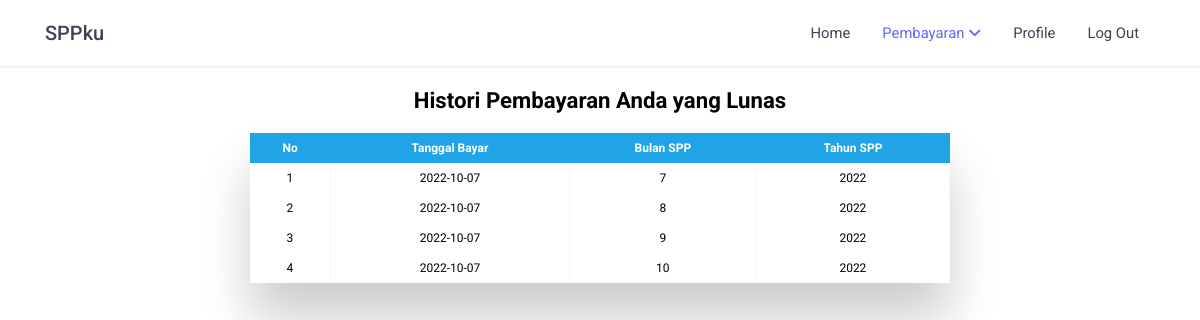
Screenshot of /siswa/historipembayaran.php (signed in) with the database file from the repository.
### tables this page shows
CREATE TABLE `pembayaran` (
  `id_pembayaran` int(11) NOT NULL,
  `id_petugas` int(11) NOT NULL,
  `NISN` char(10) NOT NULL,
  `jatuh_tempo` date NOT NULL,
  `tgl_bayar` date NOT NULL,
  `bulan_spp` int(2) NOT NULL,
  `id_spp` int(11) NOT NULL,
  `tahun_spp` int(4) NOT NULL,
  `foto_bukti` varchar(255) NOT NULL,
  `keterangan` enum('lunas','belum lunas') NOT NULL
);

### siswa/historipembayaran.php (the view, shortened to what this page needs)
<?php
$nisn=$_SESSION['NISN'];
if ($_SESSION['status_login']==false) {
  header('location: ../login/login.php');
}else{
?>
<!DOCTYPE html>
<html lang="en">
<head>
  <link rel="stylesheet" href="style.css?<?php echo time(); ?>">
  <link href='https://unpkg.com/boxicons@2.0.9/css/boxicons.min.css' rel='stylesheet'>
</head>
<body>
<nav class="navbar">
  <div class="container">
    <div class="navbar-header">
      <a href="#">
        <h4>SPPku</h4>
      </a>
    </div>
    <div class="navbar-menu" id="open-navbar1">
      <ul class="navbar-nav">
        <li ><a href="dashboard.php">Home</a></li>
        <li class="navbar-dropdown active">
          <a href="#" class="dropdown-toggler" data-dropdown="my-dropdown-id">
            Pembayaran <i class="fa fa-angle-down"></i>
          </a>
        </li>
        <li><a href="profile.php">Profile</a></li>
        <li><a href="logout.php">Log Out</a></li>
      </ul>
    </div>
  </div>
</nav>
<?php
include "koneksi.php";
$his=mysqli_query($conn, "select * from pembayaran a join siswa b using(NISN) where keterangan like 'lunas' and NISN=$nisn ");
$row=mysqli_num_rows($his);
if($row==0){
    echo "Belum ada transaksi";
}elseif($row>0){
?>
<h2 class="title">Histori Pembayaran Anda yang Lunas</h2>
<div class="table-wrapper">
    <table class="fl-table">
        <thead>
        <tr>
        <th>No</th>
        <th>Tanggal Bayar</th>
        <th>Bulan SPP</th>
        <th>Tahun SPP</th>
        </tr>
        </thead>
        <tbody>
        <?php
$no=0;
while($histori = mysqli_fetch_array($his)){
    $no++;
?>
        <td><?=$no?></td>
        <td><?=$histori['tgl_bayar']?></td>
        <td><?=$histori['bulan_spp']?></td>
        <td><?=$histori['tahun_spp']?> </td>
        <tbody>
        <?php
      }
?>
    </table>
</div>
<?php
      }
?>
</body>
</html>
<?php
}
?>

### siswa/style.css (style rules this page uses)
* { box-sizing: border-box; padding: 0; margin: 0; }
body { font-family: 'Roboto', sans-serif; font-size: 0.925rem; }
a { text-decoration: none; }
.container { width: 1170px; position: relative; margin-left: auto; margin-right: auto; padding-left: 15px; padding-right: 15px; }
.navbar, .navbar > .container { width: 100%; display: flex; flex-wrap: wrap; align-items: center; justify-content: space-between; }
.navbar { box-shadow: 0 1px 2px 0 rgba(0, 0, 0, 0.05); background-color: #fff; padding: 1rem 1.15rem; border-bottom: 1px solid #eceef3; }
@media (min-width: 576px) { .navbar .container { max-width: 540px; } }
@media (min-width: 768px) { .navbar .container { max-width: 720px; } }
@media (min-width: 992px) { .navbar .container { max-width: 960px; } }
@media (min-width: 1200px) { .navbar .container { max-width: 1140px; } }
.navbar .navbar-header { display: flex; align-items: center; }
.navbar .navbar-header > a { font-weight: 500; color: #3c4250; }
.navbar .navbar-menu { display: flex; align-items: center; flex-basis: auto; flex-grow: 1; }
.navbar .navbar-menu .navbar-nav { margin-left: auto; flex-direction: row; display: flex; padding-left: 0; margin-bottom: 0; list-style: none; }
.navbar .navbar-menu .navbar-nav > li > a { color: #3c4250; text-decoration: none; display: inline-block; padding: 0.5rem 1rem; }
.navbar .navbar-menu .navbar-nav > li.active a { color: #66f; }
.navbar .navbar-dropdown { position: relative; }
.navbar .navbar-header h4 { font-weight: 500; font-size: 1.25rem; }
.table-wrapper { margin: 20px 250px 250px; box-shadow: 0px 35px 50px rgba( 0, 0, 0, 0.2 ); }
.fl-table { border-radius: 5px; font-size: 12px; font-weight: normal; border: none; border-collapse: collapse; width: 100%; background-color: white; }
.fl-table td, .fl-table th { text-align: center; padding: 8px; }
.fl-table td { border-right: 1px solid #f8f8f8; font-size: 12px; }
.fl-table thead th { color: #ffffff; background: #21a4e6; }
.fl-table thead th:nth-child(odd) { color: #ffffff; background: #21a4e6; }
.title { text-align: center; margin-top: 20px; }

### rows the page displays
pembayaran: tgl_bayar "2022-10-07", bulan_spp "7", tahun_spp "2022"
pembayaran: tgl_bayar "2022-10-07", bulan_spp "8", tahun_spp "2022"
pembayaran: tgl_bayar "2022-10-07", bulan_spp "9", tahun_spp "2022"
pembayaran: tgl_bayar "2022-10-07", bulan_spp "10", tahun_spp "2022"
